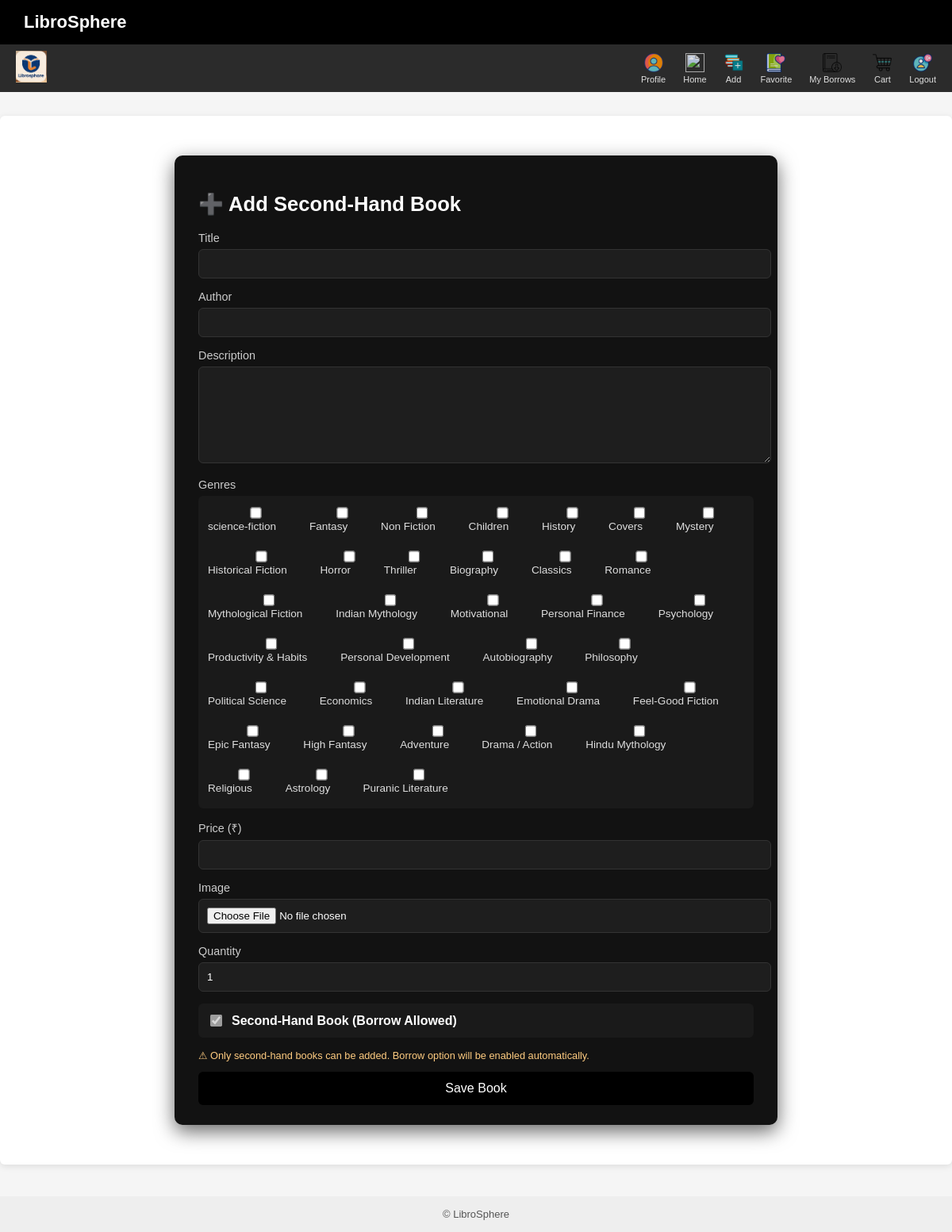
The app's page /add/ (signed in) with its own data.
### app/models.py (models this page shows, shortened)
class Genre(models.Model):
    name = models.CharField(max_length=100, unique=True)

### app/views.py (the view, shortened to what this page needs)
# urls.py: path("add/", views.add, name="add"),
@login_required
def add(request):
    genres = Genre.objects.all()   # ✅ GET ALL GENRES
    return render(request, "app/add.html", {
        "genres": genres   # ✅ PASS TO TEMPLATE
    })

### app/templates/app/add.html (shortened to what this page needs)
{% extends 'app/base.html' %}
{% block content %}
<div class="add-book-card">
  <h2>➕ Add Second-Hand Book</h2>
  <form method="post" enctype="multipart/form-data">
    <div class="form-group">
      <label>Title</label>
      <input type="text" name="title" required>
    </div>
    <div class="form-group">
      <label>Author</label>
      <input type="text" name="author" required>
    </div>
    <div class="form-group">
      <label>Description</label>
      <textarea name="description" required></textarea>
    </div>
<div class="form-group">
  <label>Genres</label>
  <div class="genre-box">
    {% for genre in genres %}
      <label>
        <input type="checkbox" name="genres" value="{{ genre.id }}">
        {{ genre.name }}
      </label>
    {% empty %}
      <span style="color:#ff8080;">No genres available</span>
    {% endfor %}
  </div>
</div>
    <div class="form-group">
      <label>Price (₹)</label>
      <input type="number" name="price" required>
    </div>
    <div class="form-group">
      <label>Image</label>
      <input type="file" name="image">
    </div>
    <div class="form-group">
      <label>Quantity</label>
      <input type="number" name="quantity" value="1" min="1">
    </div>
    <div class="checkbox-box">
      <input type="checkbox" name="is_second_hand" checked disabled>
      <strong>Second-Hand Book (Borrow Allowed)</strong>
    </div>
    <p class="info-text">
      ⚠ Only second-hand books can be added. Borrow option will be enabled automatically.
    </p>
    <button type="submit" class="btn-save">Save Book</button>
  </form>
</div>
{% endblock %}

### app/templates/app/base.html (style rules this page uses)
body { margin: 0; font-family: Arial, sans-serif; background-color: #f5f5f5; color: #222; }

### app/templates/app/add.html (style rules this page uses)
.add-book-card { max-width: 700px; margin: 30px auto; background: #121212; padding: 25px 30px; border-radius: 10px; box-shadow: 0 8px 25px rgba(0,0,0,0.6); color: #fff; }
.add-book-card h2 { margin-bottom: 20px; font-size: 1.6rem; }
.form-group { margin-bottom: 15px; }
.form-group label { display: block; margin-bottom: 6px; font-size: 0.9rem; color: #ccc; }
.form-group input, .form-group textarea { width: 100%; padding: 10px; background: #1e1e1e; border: 1px solid #333; border-radius: 6px; color: #fff; }
.form-group textarea { resize: vertical; min-height: 100px; }
.checkbox-box { display: flex; align-items: center; gap: 10px; margin: 15px 0; background: #1a1a1a; padding: 12px; border-radius: 6px; }
.checkbox-box input { transform: scale(1.2); }
.info-text { font-size: 0.8rem; color: #ffcc80; margin-top: 5px; }
.btn-save { width: 100%; padding: 12px; background: #000; border: none; border-radius: 6px; color: #fff; font-size: 1rem; cursor: pointer; }
.genre-box { display: flex; flex-wrap: wrap; gap: 15px; background: #1a1a1a; padding: 12px; border-radius: 6px; }
.genre-box label { font-size: 0.85rem; color: #ddd; cursor: pointer; }
.genre-box input { margin-right: 6px; transform: scale(1.1); }

### records on screen
Genre: name "science-fiction"
Genre: name "Fantasy"
Genre: name "Non Fiction"
Genre: name "Children"
Genre: name "History"
Genre: name "Covers"
Genre: name "Mystery"
Genre: name "Historical Fiction"
Genre: name "Horror"
Genre: name "Thriller"
Genre: name "Biography"
Genre: name "Classics"
Genre: name "Romance"
Genre: name "Mythological Fiction"
Genre: name "Indian Mythology"
Genre: name "Motivational"
Genre: name "Personal Finance"
Genre: name "Psychology"
Genre: name "Productivity & Habits"
Genre: name "Personal Development"
Genre: name "Autobiography"
Genre: name "Philosophy"
Genre: name "Political Science"
Genre: name "Economics"
Genre: name "Indian Literature"
Genre: name "Emotional Drama"
Genre: name "Feel-Good Fiction"
Genre: name "Epic Fantasy"
Genre: name "High Fantasy"
Genre: name "Adventure"
Genre: name "Drama / Action"
Genre: name "Hindu Mythology"
Genre: name "Religious"
Genre: name "Astrology"
Genre: name "Puranic Literature"
